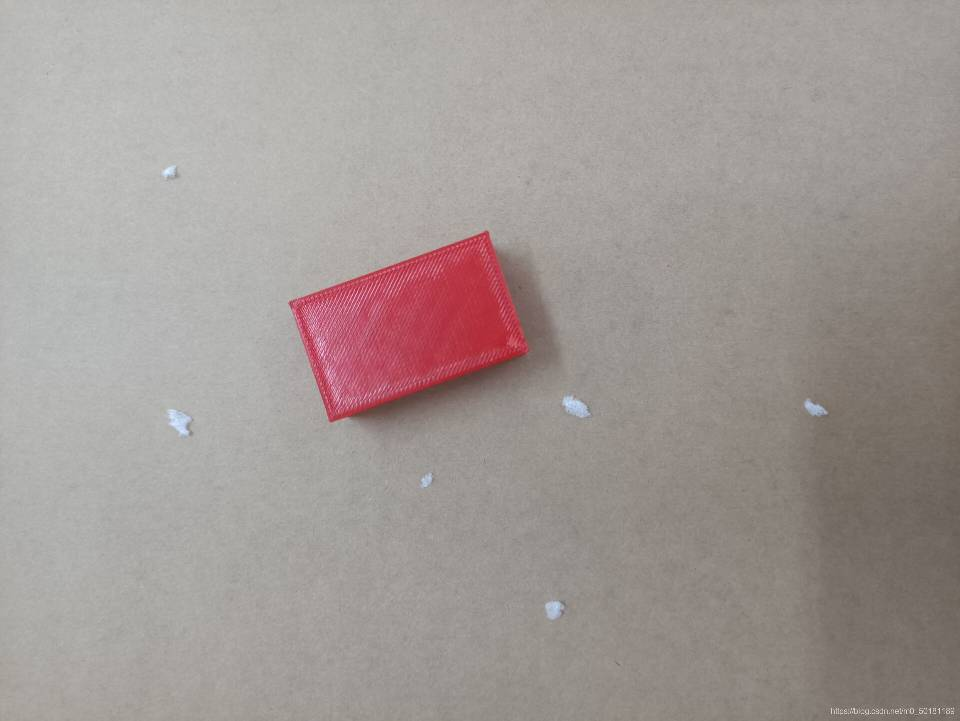
#> input picture 视觉第三周作业/red.jpg, 960 x 721 px
$ python '第三周第二题.py'
#> lines starting #> are read from the running program, lines starting #| are printed output that depends on the picture; after the words box and inside, x2 and y2 are one past the last pixel; in counts of white or black regions, pixels touching at a corner belong together
import cv2
import numpy as np

img=cv2.imread('../red.jpg')#读取图片
#> img is the input picture: shape (721, 960, 3); mean B, G, R 150.2, 153.3, 161.9
hsv = cv2.cvtColor(img, cv2.COLOR_BGR2HSV)#获取hsv值
#> hsv: shape (721, 960, 3); mean H, S, V 24.4, 20.3, 162
#设定红色的阈值
lower_red = np.array([156,43,46])
upper_red = np.array([180,255,255])
mask = cv2.inRange(hsv, lower_red, upper_red)#根据阈值构建掩模
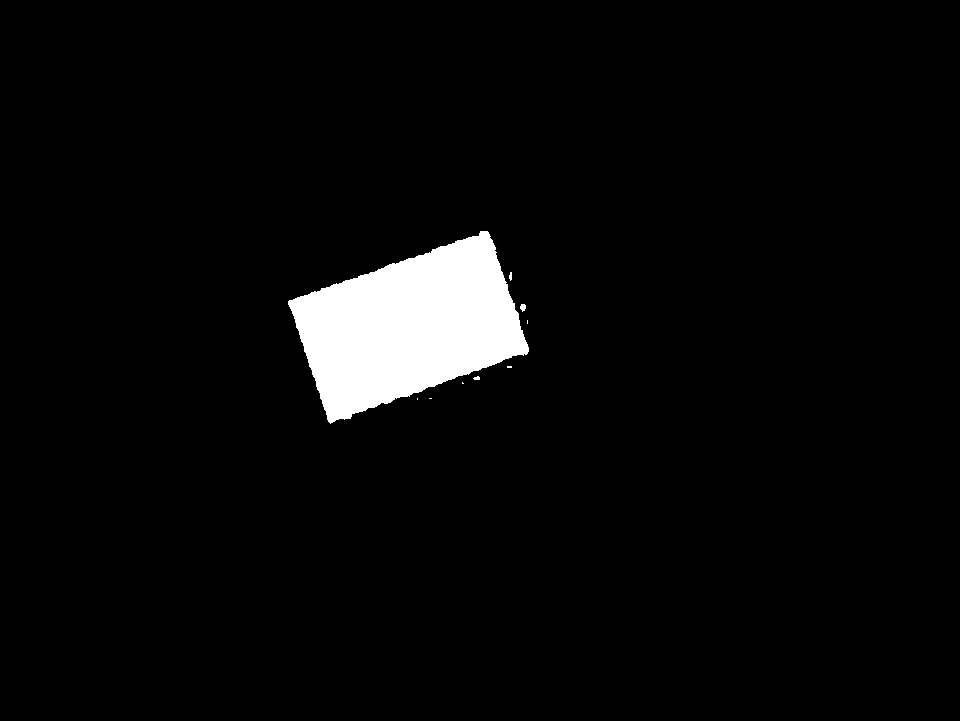
#> mask: shape (721, 960); 4% white; 9 white regions (5 under 20 px), largest, box (x1, y1, x2, y2) and area: (288, 231, 529, 424) 27392, (520, 304, 526, 312) 35, (509, 272, 512, 281) 21, (473, 376, 480, 380) 21
res = cv2.bitwise_and(img, img, mask=mask) #对原图像和掩模进行位运算,取出长方形
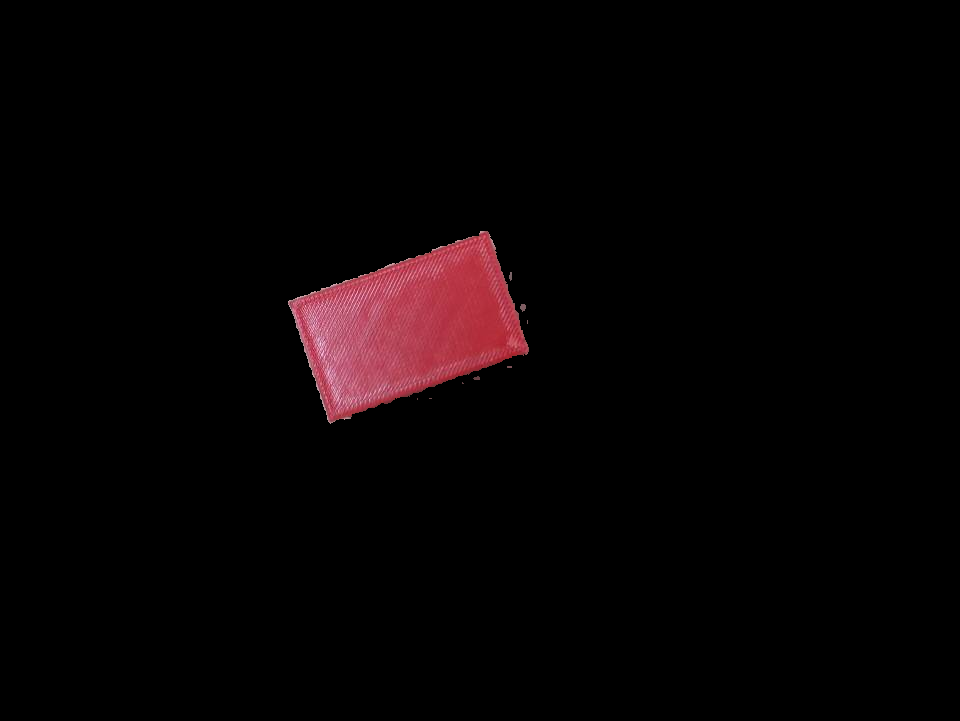
#> res: shape (721, 960, 3); mean B, G, R 3.6, 2.9, 7.3
img1gray = cv2.cvtColor(res, cv2.COLOR_BGR2GRAY)#将图片灰度化
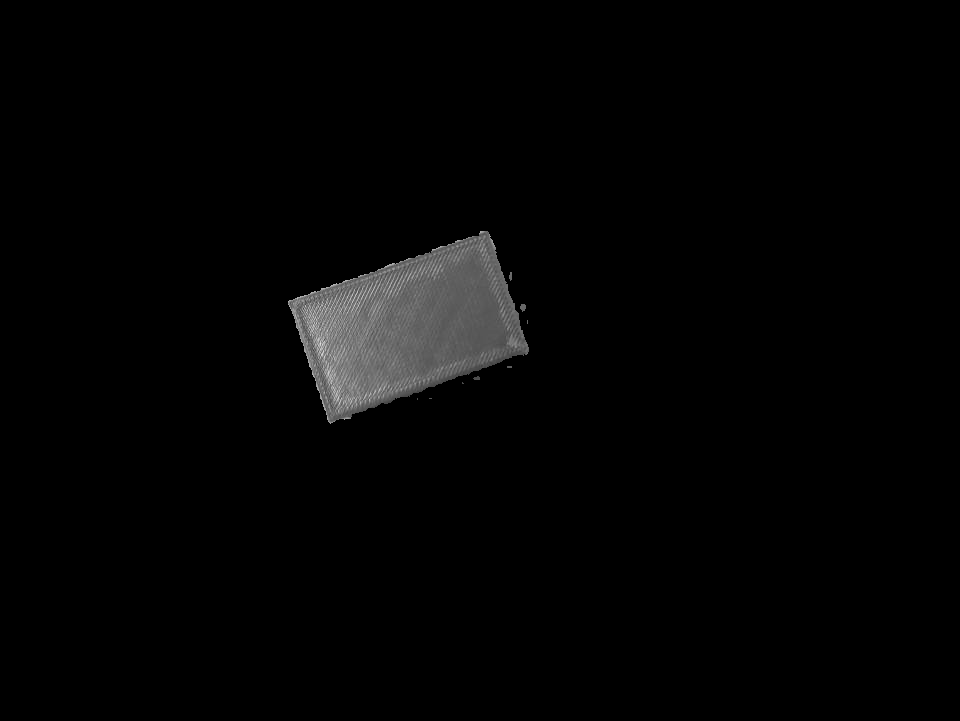
#> img1gray: shape (721, 960); min 0, max 222, mean 4.3
ret, mask2 = cv2.threshold(img1gray, 10, 255, cv2.THRESH_BINARY)#对灰度图进行二值化
rows, cols= mask2.shape#获取图片的大小
#> rows = 721; cols = 960
M=cv2.getRotationMatrix2D((cols/2, rows/2), 251, 1.5)#对红色矩形进行旋转（旋转中心，旋转角度，旋转后的缩放因子）
dst=cv2.warpAffine(mask2, M, (cols, rows))#第三个参数是输出图像的尺寸中心
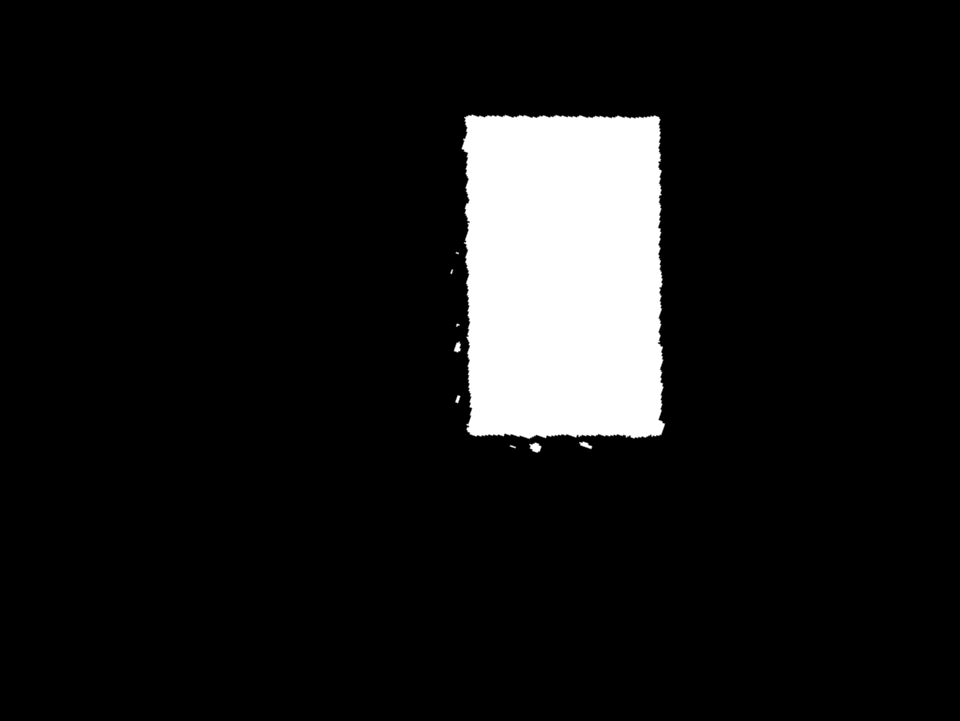
#> dst: shape (721, 960); min 0, max 255, mean 22.8
cv2.imshow('img', dst)#显示图片
cv2.waitKey(0)
cv2.destroyAllWindows()
